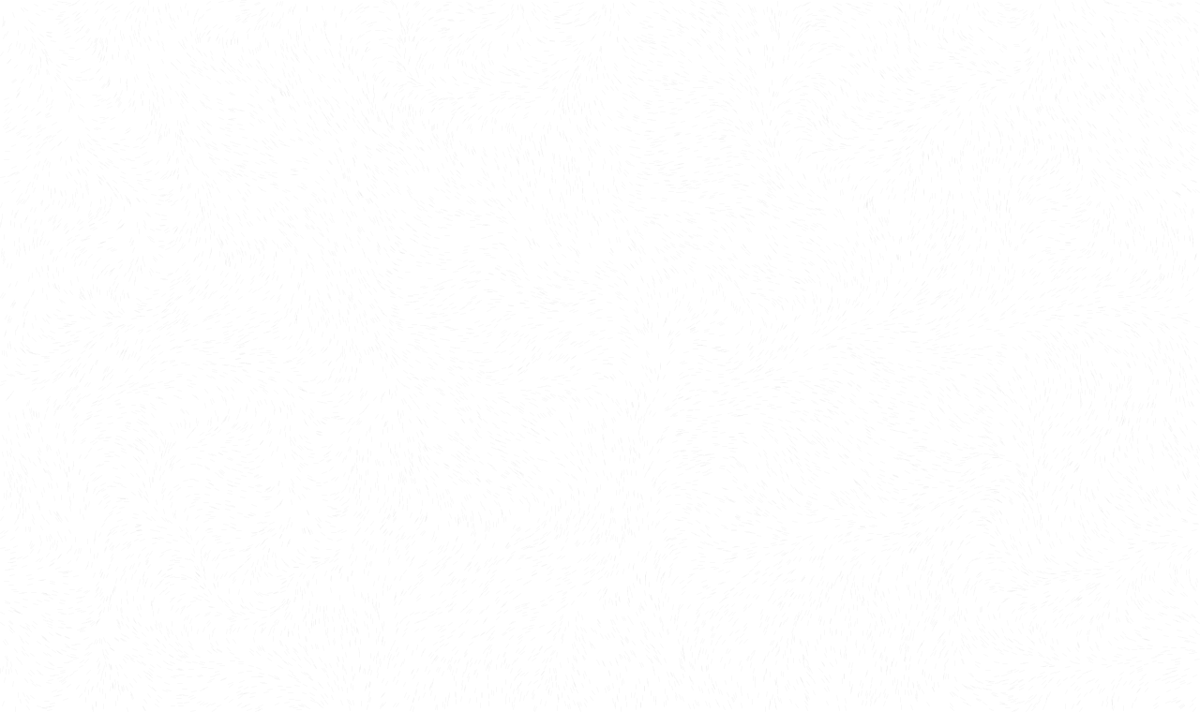
Frame 1 (no input)
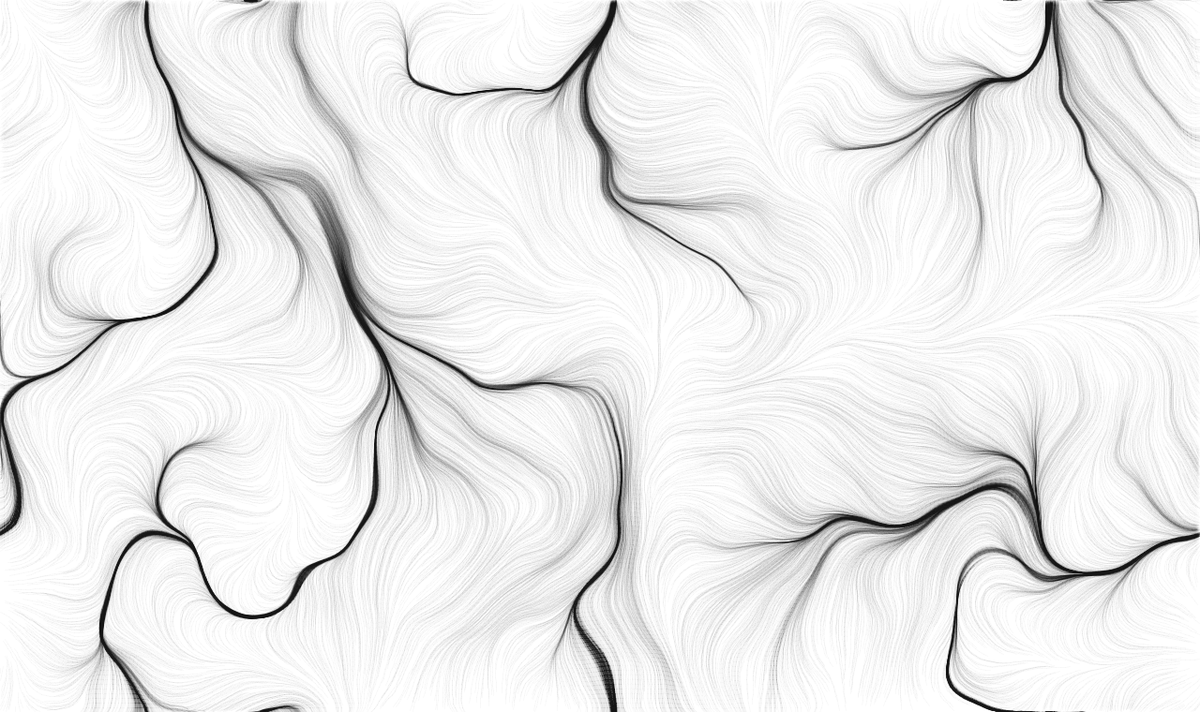
Frame 60 (the mouse pressed at the canvas centre just before this capture)
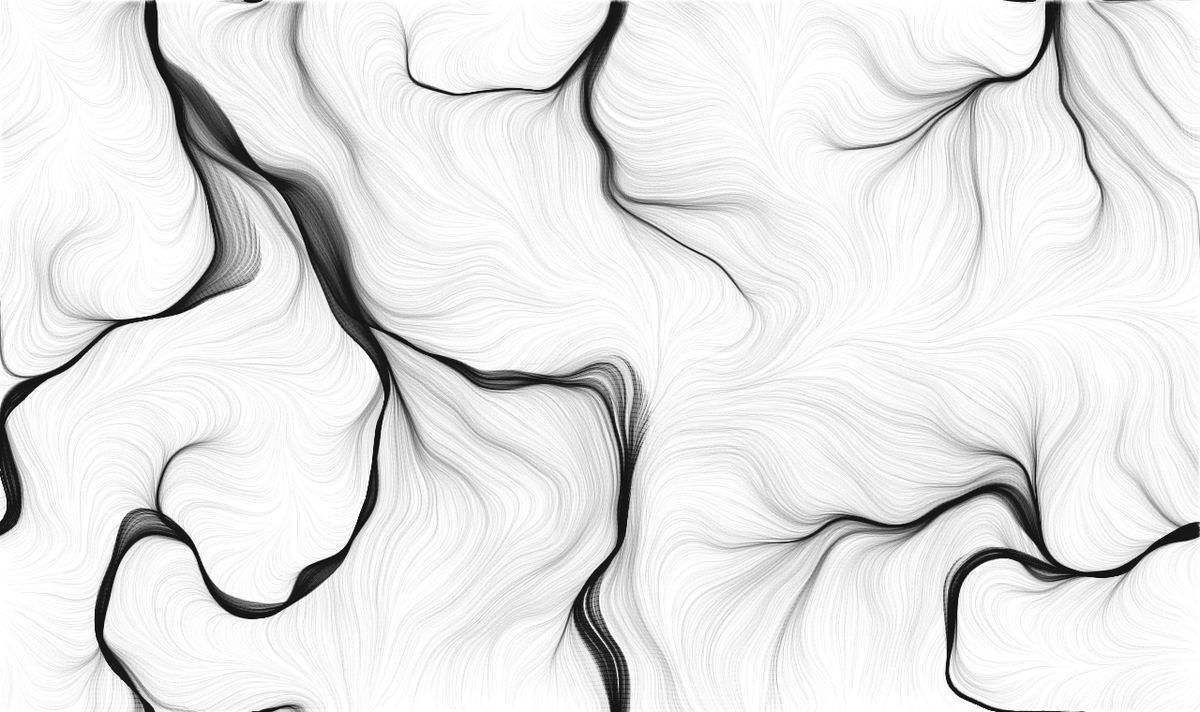
Frame 120 (the mouse held since frame 60 and released just before this capture)

The Processing sketch that drew these frames (run headless with seeded random() and noise(); from frame 60 on, the mouse is pressed at the canvas centre):

// Processing sketch: BlackFlowFieldUsingPerlinNoise
// ── BlackFlowFieldUsingPerlinNoise.pde
FlowField ff;
ArrayList<Particle> pt;

void setup(){
  size(1280, 760);
  ff = new FlowField(5);
  pt = new ArrayList<Particle>();
  
  for(int i = 0; i < 15000; i++){
    pt.add(new Particle());
  }
  background(255);
}

void draw(){
  
  //ff.display();
  for(int j = 0; j< 1; j++){
  for(Particle i : pt){
    i.flowfield(ff);
    i.update();
    i.edge();
    i.display();
  }
  
  ff.init();
  }
}

// ── FlowField.pde
class FlowField{
  int scl;
  int cols;
  int rows;
  PVector flowfield[];
  float inc = 0.02;
  
  float zoff;
  
  FlowField(int scl_){
    scl = scl_;
    cols = width/scl;
    rows = height/scl;
    flowfield = new PVector[cols * rows];
    zoff = 0;
    
    this.init();
  }
  
  void init(){
    float xoff = 0; 
    float yoff = 0;
    for(int y = 0; y < rows; y++){
      xoff = 0;
      for(int x = 0; x < cols; x++){
        int index = x + y * cols;
        float angle = noise(xoff, yoff, zoff) * TWO_PI * 2;
        flowfield[index] = PVector.fromAngle(angle);
        xoff += inc;
      }
      yoff += inc;
    }
    zoff += 0.001;
  }
  
  void display(){
      for(int y = 0; y < rows; y++){
        for(int x = 0; x < cols; x++){
          int index = x + y * cols;
          float angle = flowfield[index].heading();
          
          float xcoord = x * scl;
          float ycoord = y * scl;
          pushMatrix();
          translate(xcoord, ycoord);
          rotate(angle);
          fill(255);
          stroke(255);
          strokeWeight(1);
          line(0, 0, scl, 0);
          popMatrix();
        }
      }
  }
}

// ── Particle.pde
class Particle{
  PVector pLoc;
  PVector loc;
  PVector velo;
  PVector acc;
  
  float maxSpeed = 5;
  
  boolean skip = false;
  
  Particle(){
    loc = new PVector(random(width), random(height));
    pLoc = loc.copy();
    velo = new PVector(0, 0);
    acc = new PVector(0, 0);
  }
  
  void update(){
    pLoc = loc.copy();
    velo.add(acc);
    velo.limit(maxSpeed);
    loc.add(velo);
    
    acc.mult(0);
  }
  
  void applyForce(PVector force){
    acc.add(force);
  }
  
  void flowfield(FlowField ff){
    int xScl = constrain(int(loc.x/ff.scl), 0, ff.cols - 1);
    int yScl = constrain(int(loc.y/ff.scl), 0, ff.rows - 1);
    int index = xScl + yScl * ff.cols;
    applyForce(ff.flowfield[index].setMag(5));
  }
  
  void display(){
    stroke(0, 6);
    //point(loc.x, loc.y);
    if(!skip){
      line(pLoc.x, pLoc.y, loc.x, loc.y);
    }
    skip = false;
  }
  
  void edge(){
    if(loc.x > width){loc.x = 0; skip = true;}
    if(loc.x < 0){loc.x = width; skip = true;}
    if(loc.y > height){loc.y = 0; skip = true;}
    if(loc.y < 0){loc.y = height; skip = true;}
  }
}
